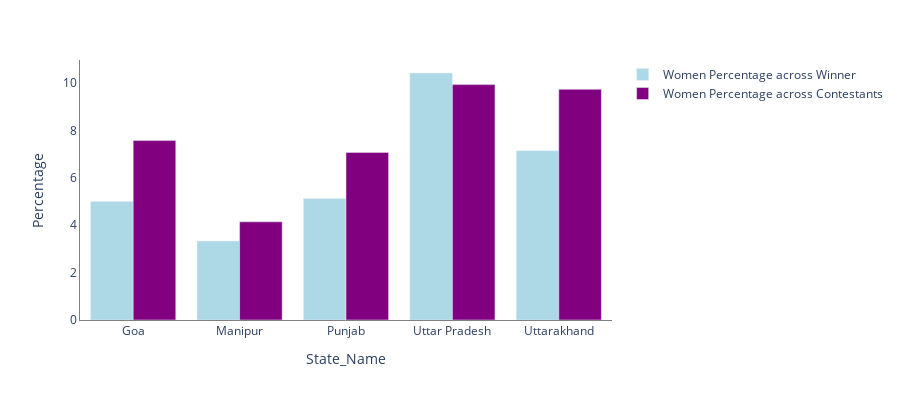

Here is the notebook cell this chart was saved with:
### Code cell
fig = px.bar(c, x="State_Name", y="per",
             color='type', barmode='group',
             height=400, hover_name="type", hover_data={"winner":True, "contestant":True, "type":False,"State_Name":False}, 
             labels = {"winner":"Women","contestant":"Total", "type":"", "per":"Percentage"}, 
             color_discrete_map={
             'Women Percentage across Winner': 'lightblue',
              'Women Percentage across Contestants': 'purple'
    })

fig.update_layout(hovermode=None, plot_bgcolor="White")
fig.update_xaxes(showline=True, linewidth=1, linecolor='grey')
fig.update_yaxes(showline=True, linewidth=1, linecolor='grey')

fig.show()

### Figure 1 — Plotly figure (JSON) as saved in the notebook; plotly's stock layout.template omitted (floating-point values rounded to 4 significant figures)
{"data": [{"alignmentgroup": "True", "customdata": [[2, 40, "Women Percentage across Winner"], [2, 60, "Women Percentage across Winner"], [6, 117, "Women Percentage across Winner"], [42, 403, "Women Percentage across Winner"], [5, 70, "Women Percentage across Winner"]], "hovertemplate": "<b>%{hovertext}</b><br><br>Percentage=%{y}<br>Women=%{customdata[0]}<br>Total=%{customdata[1]}<extra></extra>", "hovertext": ["Women Percentage across Winner", "Women Percentage across Winner", "Women Percentage across Winner", "Women Percentage across Winner", "Women Percentage across Winner"], "legendgroup": "Women Percentage across Winner", "marker": {"color": "lightblue", "pattern": {"shape": ""}}, "name": "Women Percentage across Winner", "offsetgroup": "Women Percentage across Winner", "orientation": "v", "showlegend": true, "textposition": "auto", "type": "bar", "x": ["Goa", "Manipur", "Punjab", "Uttar Pradesh", "Uttarakhand"], "xaxis": "x", "y": [5, 3.33, 5.13, 10.42, 7.14], "yaxis": "y"}, {"alignmentgroup": "True", "customdata": [[19, 251, "Women Percentage across Contestants"], [11, 266, "Women Percentage across Contestants"], [81, 1145, "Women Percentage across Contestants"], [482, 4853, "Women Percentage across Contestants"], [62, 637, "Women Percentage across Contestants"]], "hovertemplate": "<b>%{hovertext}</b><br><br>Percentage=%{y}<br>Women=%{customdata[0]}<br>Total=%{customdata[1]}<extra></extra>", "hovertext": ["Women Percentage across Contestants", "Women Percentage across Contestants", "Women Percentage across Contestants", "Women Percentage across Contestants", "Women Percentage across Contestants"], "legendgroup": "Women Percentage across Contestants", "marker": {"color": "purple", "pattern": {"shape": ""}}, "name": "Women Percentage across Contestants", "offsetgroup": "Women Percentage across Contestants", "orientation": "v", "showlegend": true, "textposition": "auto", "type": "bar", "x": ["Goa", "Manipur", "Punjab", "Uttar Pradesh", "Uttarakhand"], "xaxis": "x", "y": [7.57, 4.14, 7.07, 9.93, 9.73], "yaxis": "y"}], "layout": {"barmode": "group", "height": 400, "legend": {"title": {"text": ""}, "tracegroupgap": 0}, "margin": {"t": 60}, "plot_bgcolor": "White", "xaxis": {"anchor": "y", "domain": [0, 1], "linecolor": "grey", "linewidth": 1, "showline": true, "title": {"text": "State_Name"}}, "yaxis": {"anchor": "x", "domain": [0, 1], "linecolor": "grey", "linewidth": 1, "showline": true, "title": {"text": "Percentage"}}}}
